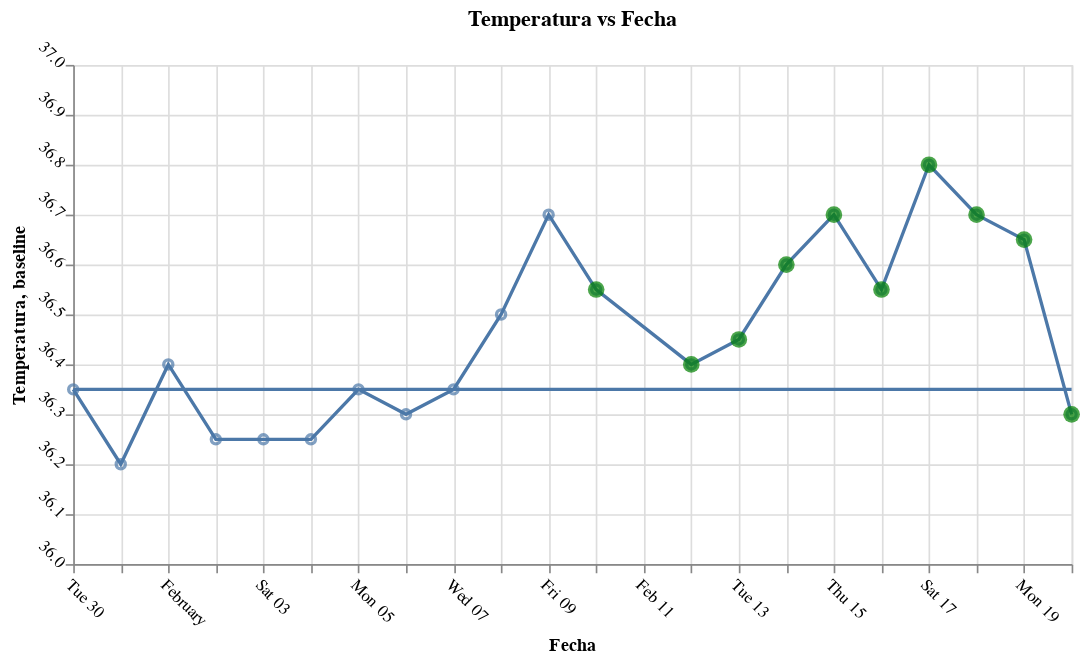

The notebook cell this image was saved under:
### Code cell
df['Fecha'] = pd.to_datetime(df['Fecha'])

# Plot
line = alt.Chart(df).mark_line().encode(
    x='Fecha:T',
    y=alt.Y('Temperatura:Q', scale=alt.Scale(domain=[36, 37]))
)

points = alt.Chart(df).mark_point().encode(
    x='Fecha:T',
    y='Temperatura:Q',
    tooltip=['Fecha:T', 'Temperatura:Q']
)

baseline = alt.Chart(df).mark_line().encode(
    x='Fecha:T',
    y=alt.Y('baseline:Q', scale=alt.Scale(domain=[36, 37]))
)

points_ovulation = alt.Chart(df[df['ovulation_confirmed']]).mark_point(color='green', filled = True, size = 100).encode(
    x='Fecha:T',
    y='Temperatura:Q',
    tooltip=['Fecha:T', 'ovulation_confirmed']
)

chart = (line + points+baseline+points_ovulation).properties(
    title='Temperatura vs Fecha',
    width=600,
    height=300
)

chart.configure_axis(
    labelAngle=45
)

### Figure 1 — Vega-Lite specification as saved in the notebook (floating-point values rounded to 4 significant figures)
{"config": {"view": {"continuousWidth": 300, "continuousHeight": 300}, "axis": {"labelAngle": 45}}, "layer": [{"mark": {"type": "line"}, "encoding": {"x": {"field": "Fecha", "type": "temporal"}, "y": {"field": "Temperatura", "scale": {"domain": [36, 37]}, "type": "quantitative"}}}, {"mark": {"type": "point"}, "encoding": {"tooltip": [{"field": "Fecha", "type": "temporal"}, {"field": "Temperatura", "type": "quantitative"}], "x": {"field": "Fecha", "type": "temporal"}, "y": {"field": "Temperatura", "type": "quantitative"}}}, {"mark": {"type": "line"}, "encoding": {"x": {"field": "Fecha", "type": "temporal"}, "y": {"field": "baseline", "scale": {"domain": [36, 37]}, "type": "quantitative"}}}, {"data": {"name": "data-9eb996c011eb641f192b6dc0e762fd90"}, "mark": {"type": "point", "color": "green", "filled": true, "size": 100}, "encoding": {"tooltip": [{"field": "Fecha", "type": "temporal"}, {"field": "ovulation_confirmed", "type": "nominal"}], "x": {"field": "Fecha", "type": "temporal"}, "y": {"field": "Temperatura", "type": "quantitative"}}}], "data": {"name": "data-e7708d527a476de6cb252cbe79ce7b09"}, "height": 300, "title": "Temperatura vs Fecha", "width": 600, "$schema": "https://vega.github.io/schema/vega-lite/v5.16.3.json", "datasets": {"data-e7708d527a476de6cb252cbe79ce7b09": [{"Fecha": "2024-01-30T00:00:00", "Temperatura": 36.35, "Max_Last_Six": null, "First_Over_Max_Last_Six": false, "baseline": 36.35, "higher_baseline": false, "days_higher_than_baseline": 0.0, "ovulation_confirmed": false}, {"Fecha": "2024-01-31T00:00:00", "Temperatura": 36.2, "Max_Last_Six": null, "First_Over_Max_Last_Six": false, "baseline": 36.35, "higher_baseline": false, "days_higher_than_baseline": 0.0, "ovulation_confirmed": false}, {"Fecha": "2024-02-01T00:00:00", "Temperatura": 36.4, "Max_Last_Six": null, "First_Over_Max_Last_Six": false, "baseline": 36.35, "higher_baseline": false, "days_higher_than_baseline": 0.0, "ovulation_confirmed": false}, {"Fecha": "2024-02-02T00:00:00", "Temperatura": 36.25, "Max_Last_Six": null, "First_Over_Max_Last_Six": false, "baseline": 36.35, "higher_baseline": false, "days_higher_than_baseline": 0.0, "ovulation_confirmed": false}, {"Fecha": "2024-02-03T00:00:00", "Temperatura": 36.25, "Max_Last_Six": null, "First_Over_Max_Last_Six": false, "baseline": 36.35, "higher_baseline": false, "days_higher_than_baseline": 0.0, "ovulation_confirmed": false}, {"Fecha": "2024-02-04T00:00:00", "Temperatura": 36.25, "Max_Last_Six": 36.4, "First_Over_Max_Last_Six": false, "baseline": 36.35, "higher_baseline": false, "days_higher_than_baseline": 0.0, "ovulation_confirmed": false}, {"Fecha": "2024-02-05T00:00:00", "Temperatura": 36.35, "Max_Last_Six": 36.4, "First_Over_Max_Last_Six": false, "baseline": 36.35, "higher_baseline": false, "days_higher_than_baseline": 0.0, "ovulation_confirmed": false}, {"Fecha": "2024-02-06T00:00:00", "Temperatura": 36.3, "Max_Last_Six": 36.4, "First_Over_Max_Last_Six": false, "baseline": 36.35, "higher_baseline": false, "days_higher_than_baseline": 0.0, "ovulation_confirmed": false}, {"Fecha": "2024-02-07T00:00:00", "Temperatura": 36.35, "Max_Last_Six": 36.35, "First_Over_Max_Last_Six": true, "baseline": 36.35, "higher_baseline": false, "days_higher_than_baseline": 0.0, "ovulation_confirmed": false}, {"Fecha": "2024-02-08T00:00:00", "Temperatura": 36.5, "Max_Last_Six": 36.35, "First_Over_Max_Last_Six": false, "baseline": 36.35, "higher_baseline": true, "days_higher_than_baseline": 1.0, "ovulation_confirmed": false}, {"Fecha": "2024-02-09T00:00:00", "Temperatura": 36.7, "Max_Last_Six": 36.5, "First_Over_Max_Last_Six": false, "baseline": 36.35, "higher_baseline": true, "days_higher_than_baseline": 2.0, "ovulation_confirmed": false}, {"Fecha": "2024-02-10T00:00:00", "Temperatura": 36.55, "Max_Last_Six": 36.7, "First_Over_Max_Last_Six": false, "baseline": 36.35, "higher_baseline": true, "days_higher_than_baseline": 3.0, "ovulation_confirmed": true}, {"Fecha": "2024-02-12T00:00:00", "Temperatura": 36.4, "Max_Last_Six": 36.7, "First_Over_Max_Last_Six": false, "baseline": 36.35, "higher_baseline": false, "days_higher_than_baseline": 2.0, "ovulation_confirmed": true}, {"Fecha": "2024-02-13T00:00:00", "Temperatura": 36.45, "Max_Last_Six": 36.7, "First_Over_Max_Last_Six": false, "baseline": 36.35, "higher_baseline": true, "days_higher_than_baseline": 2.0, "ovulation_confirmed": true}, {"Fecha": "2024-02-14T00:00:00", "Temperatura": 36.6, "Max_Last_Six": 36.7, "First_Over_Max_Last_Six": false, "baseline": 36.35, "higher_baseline": true, "days_higher_than_baseline": 2.0, "ovulation_confirmed": true}, {"Fecha": "2024-02-15T00:00:00", "Temperatura": 36.7, "Max_Last_Six": 36.7, "First_Over_Max_Last_Six": false, "baseline": 36.35, "higher_baseline": true, "days_higher_than_baseline": 3.0, "ovulation_confirmed": true}, {"Fecha": "2024-02-16T00:00:00", "Temperatura": 36.55, "Max_Last_Six": 36.7, "First_Over_Max_Last_Six": false, "baseline": 36.35, "higher_baseline": true, "days_higher_than_baseline": 3.0, "ovulation_confirmed": true}, {"Fecha": "2024-02-17T00:00:00", "Temperatura": 36.8, "Max_Last_Six": 36.7, "First_Over_Max_Last_Six": false, "baseline": 36.35, "higher_baseline": true, "days_higher_than_baseline": 3.0, "ovulation_confirmed": true}, {"Fecha": "2024-02-18T00:00:00", "Temperatura": 36.7, "Max_Last_Six": 36.8, "First_Over_Max_Last_Six": false, "baseline": 36.35, "higher_baseline": true, "days_higher_than_baseline": 3.0, "ovulation_confirmed": true}, {"Fecha": "2024-02-19T00:00:00", "Temperatura": 36.65, "Max_Last_Six": 36.8, "First_Over_Max_Last_Six": false, "baseline": 36.35, "higher_baseline": true, "days_higher_than_baseline": 3.0, "ovulation_confirmed": true}, {"Fecha": "2024-02-20T00:00:00", "Temperatura": 36.3, "Max_Last_Six": 36.8, "First_Over_Max_Last_Six": false, "baseline": 36.35, "higher_baseline": false, "days_higher_than_baseline": 2.0, "ovulation_confirmed": true}], "data-9eb996c011eb641f192b6dc0e762fd90": [{"Fecha": "2024-02-10T00:00:00", "Temperatura": 36.55, "Max_Last_Six": 36.7, "First_Over_Max_Last_Six": false, "baseline": 36.35, "higher_baseline": true, "days_higher_than_baseline": 3.0, "ovulation_confirmed": true}, {"Fecha": "2024-02-12T00:00:00", "Temperatura": 36.4, "Max_Last_Six": 36.7, "First_Over_Max_Last_Six": false, "baseline": 36.35, "higher_baseline": false, "days_higher_than_baseline": 2.0, "ovulation_confirmed": true}, {"Fecha": "2024-02-13T00:00:00", "Temperatura": 36.45, "Max_Last_Six": 36.7, "First_Over_Max_Last_Six": false, "baseline": 36.35, "higher_baseline": true, "days_higher_than_baseline": 2.0, "ovulation_confirmed": true}, {"Fecha": "2024-02-14T00:00:00", "Temperatura": 36.6, "Max_Last_Six": 36.7, "First_Over_Max_Last_Six": false, "baseline": 36.35, "higher_baseline": true, "days_higher_than_baseline": 2.0, "ovulation_confirmed": true}, {"Fecha": "2024-02-15T00:00:00", "Temperatura": 36.7, "Max_Last_Six": 36.7, "First_Over_Max_Last_Six": false, "baseline": 36.35, "higher_baseline": true, "days_higher_than_baseline": 3.0, "ovulation_confirmed": true}, {"Fecha": "2024-02-16T00:00:00", "Temperatura": 36.55, "Max_Last_Six": 36.7, "First_Over_Max_Last_Six": false, "baseline": 36.35, "higher_baseline": true, "days_higher_than_baseline": 3.0, "ovulation_confirmed": true}, {"Fecha": "2024-02-17T00:00:00", "Temperatura": 36.8, "Max_Last_Six": 36.7, "First_Over_Max_Last_Six": false, "baseline": 36.35, "higher_baseline": true, "days_higher_than_baseline": 3.0, "ovulation_confirmed": true}, {"Fecha": "2024-02-18T00:00:00", "Temperatura": 36.7, "Max_Last_Six": 36.8, "First_Over_Max_Last_Six": false, "baseline": 36.35, "higher_baseline": true, "days_higher_than_baseline": 3.0, "ovulation_confirmed": true}, {"Fecha": "2024-02-19T00:00:00", "Temperatura": 36.65, "Max_Last_Six": 36.8, "First_Over_Max_Last_Six": false, "baseline": 36.35, "higher_baseline": true, "days_higher_than_baseline": 3.0, "ovulation_confirmed": true}, {"Fecha": "2024-02-20T00:00:00", "Temperatura": 36.3, "Max_Last_Six": 36.8, "First_Over_Max_Last_Six": false, "baseline": 36.35, "higher_baseline": false, "days_higher_than_baseline": 2.0, "ovulation_confirmed": true}]}}
